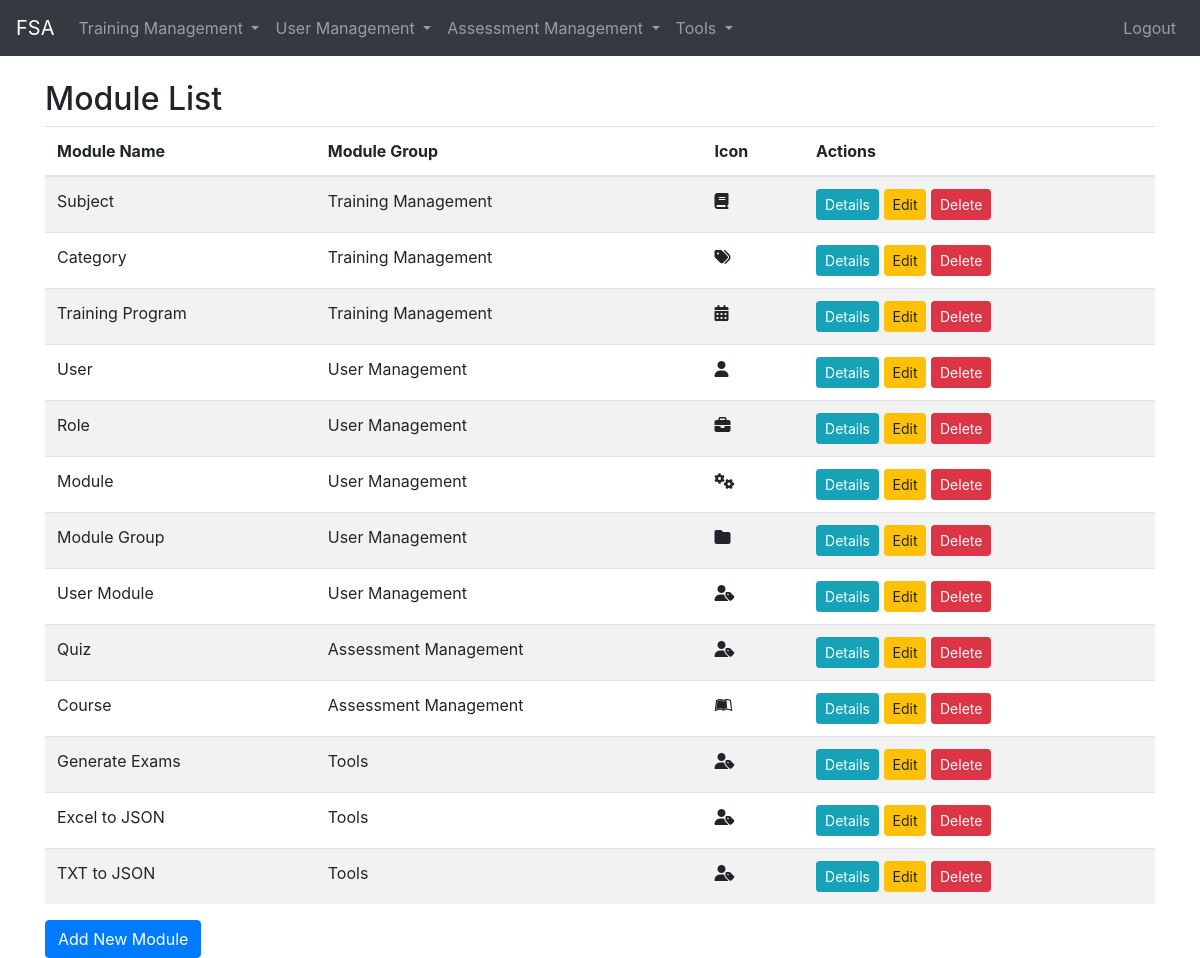
The app's page /module_group/modules/ (signed in) with its own data.
### module_group/models.py (models this page shows, shortened)
class ModuleGroup(models.Model):
    group_name = models.CharField(max_length=255)
    def __str__(self):
        return self.group_name

class Module(models.Model):
    module_name = models.CharField(max_length=255)
    module_url = models.CharField(max_length=255)
    icon = models.CharField(max_length=255, blank=True, null=True)
    module_group = models.ForeignKey(ModuleGroup, related_name='modules', on_delete=models.CASCADE)

### module_group/views.py (the view)
# urls.py: path('modules/', views.module_list, name='module_list'),
@login_required
@user_passes_test(block_student)
def module_list(request):
    module_groups = ModuleGroup.objects.all()
    modules = Module.objects.all()
    return render(request, 'module_list.html', {'module_groups': module_groups,'modules': modules})

### main/utils/block.py (called while the page is built)
def block_student(user):
    return user.role.role_name != 'Student'

### module_group/templates/module_list.html (shortened to what this page needs)
{% extends "base.html" %}
{% block content %}
<div class="container mt-4">
    <h2>Module List</h2>
    <table class="table table-striped">
        <thead>
            <tr>
                <th>Module Name</th>
                <th>Module Group</th>
                <th>Icon</th>
                <th>Actions</th>
            </tr>
        </thead>
        <tbody>
            {% for module in modules %}
            <tr>
                <td>{{ module.module_name }}</td>
                <td>{{ module.module_group }}</td>
                <td><i class="{{ module.icon }}"></i></td>
                <td>
                    <a href="{% url 'module_group:module_detail' module.pk %}" class="btn btn-info btn-sm">Details</a>
                    <a href="{% url 'module_group:module_edit' module.pk %}" class="btn btn-warning btn-sm">Edit</a>
                    <a href="{% url 'module_group:module_delete' module.pk %}" class="btn btn-danger btn-sm">Delete</a>
                </td>
            </tr>
            {% endfor %}
        </tbody>
    </table>
    <a href="{% url 'module_group:module_add' %}" class="btn btn-primary">Add New Module</a>
</div>
{% endblock %}

### templates/base.html (shortened to what this page needs)
<!DOCTYPE html>
<html lang="en">
    <head>
        {% load static %}
        <link rel="stylesheet" href="https://cdn.jsdelivr.net/npm/bootstrap@4.6.2/dist/css/bootstrap.min.css">
        <link rel="stylesheet" href="https://cdnjs.cloudflare.com/ajax/libs/font-awesome/6.6.0/css/all.min.css">
    </head>
<body>
    <nav class="navbar navbar-expand-lg navbar-dark bg-dark">
        <a class="navbar-brand" href="{% url 'main:home' %}">FSA</a>
        <div class="collapse navbar-collapse">
            <ul class="navbar-nav mr-auto">
                {% for group in module_groups %}
                    <li class="nav-item dropdown">
                        <a class="nav-link dropdown-toggle" href="#" id="{{ group.id }}" role="button" data-toggle="dropdown" aria-haspopup="true" aria-expanded="false">
                            {{ group.group_name }}
                        </a>
                    </li>
                {% endfor %}
            </ul>
            <ul class="navbar-nav ml-auto">
                {% if user.is_authenticated %}
                    <li class="nav-item">
                        <a class="nav-link" href="{% url 'main:logout' %}">Logout</a>
                    </li>
                {% else %}
                    <li class="nav-item">
                        <a class="nav-link" href="{% url 'main:login' %}">Login</a>
                    </li>
                {% endif %}
            </ul>
        </div>
    </nav>
    <div class="container-fluid mt-4">
        {% block content %}
        {% endblock %}
    </div>
</body>
</html>

### records on screen
ModuleGroup: group_name "Training Management"
ModuleGroup: group_name "User Management"
ModuleGroup: group_name "Assessment Management"
ModuleGroup: group_name "Tools"
Module: module_name "Subject", module_group "Training Management"
Module: module_name "Category", module_group "Training Management"
Module: module_name "Training Program", module_group "Training Management"
Module: module_name "User", module_group "User Management"
Module: module_name "Role", module_group "User Management"
Module: module_name "Module", module_group "User Management"
Module: module_name "Module Group", module_group "User Management"
Module: module_name "User Module", module_group "User Management"
Module: module_name "Quiz", module_group "Assessment Management"
Module: module_name "Course", module_group "Assessment Management"
Module: module_name "Generate Exams", module_group "Tools"
Module: module_name "Excel to JSON", module_group "Tools"
Module: module_name "TXT to JSON", module_group "Tools"
